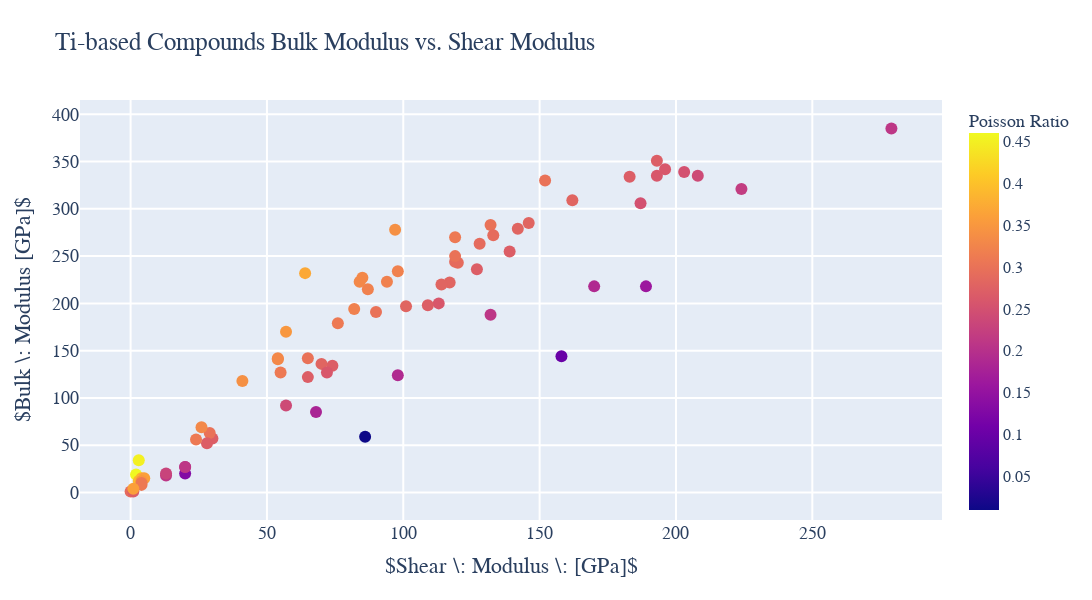

Here is the notebook cell this chart was saved with:
### Markdown cell above
### 3.3.2 Plot material properties from dataframe using 3rd property as color key

### Code cell
import plotly
import plotly.graph_objs as go
from plotly.offline import iplot
layout_IPF_shear_modulus = go.Layout(title= "Ti-based Compounds Bulk Modulus vs. Shear Modulus", hovermode= 'closest',
                   font = dict(family='Times New Roman',size=18),
                   xaxis= dict(title= '$Shear \: Modulus \: [GPa]$',zeroline= False, gridwidth= 2),
                   yaxis= dict(title= '$Bulk \: Modulus [GPa]$',zeroline= False, gridwidth= 2),
                   height = 600,
                   width = 1200,
     showlegend= False              
)

#Scatter plot of collected data. Use df_oxide_all dataframe. df_oxide_all.Density will pull density column. Could change Density or IPF to Molar Volume or simply volume if you wanted.
trace_all_shear = go.Scatter(x = abs(df_oxide.G_VRH), y = df_oxide.K_VRH, mode = 'markers', text = df_oxide.Formula,
                            marker=dict(size=12, color=(df_oxide['poisson_ratio']),
                                colorbar = dict(title={ 'text': "Poisson Ratio", 
                                                     'font': {'family':'Georgia', 'size': 18}} , 
                                              tickfont={'family':'Georgia', 'size': 16 })))#, name = 'All Queries'))

                             
data_IPF_shear = [trace_all_shear]
fig_IPF_shear = go.Figure(data_IPF_shear, layout=layout_IPF_shear_modulus)
iplot(fig_IPF_shear)

### Figure 1 — Plotly figure (JSON) as saved in the notebook; plotly's stock layout.template omitted (floating-point values rounded to 4 significant figures)
{"data": [{"marker": {"color": [0.46, 0.21, 0.27, 0.3, 0.24, 0.19, 0.21, 0.27, 0.32, 0.16, 0.13, 0.01, 0.21, 0.3, 0.31, 0.28, 0.28, 0.2, 0.23, 0.29, 0.28, 0.38, 0.19, 0.27, 0.27, 0.32, 0.3, 0.32, 0.1, 0.22, 0.32, 0.26, 0.37, 0.28, 0.29, 0.28, 0.27, 0.21, 0.27, 0.28, 0.33, 0.31, 0.25, 0.25, 0.36, 0.31, 0.18, 0.39, 0.45, 0.35, 0.24, 0.33, 0.33, 0.29, 0.27, 0.29, 0.29, 0.34, 0.26, 0.3, 0.33, 0.34, 0.33, 0.26, 0.27, 0.31, 0.36, 0.31, 0.28, 0.3, 0.3, 0.35, 0.26, 0.27, 0.31, 0.27], "colorbar": {"tickfont": {"family": "Georgia", "size": 16}, "title": {"font": {"family": "Georgia", "size": 18}, "text": "Poisson Ratio"}}, "size": 12}, "mode": "markers", "text": ["WS2", "WSe2", "Sr3WN3", "BW2", "Al12W", "Be2W", "P2W", "As3W2", "HfW2", "Si2W", "WSe2", "WO3", "WC", "SrWO4", "MnWO4", "WO3", "Co3W", "WS2", "Te2W", "WCl6", "PW", "Rb2WBr6", "Al5W", "IrW", "Ir3W", "Ni4W", "Rh3W", "WO3", "Be12W", "B2W", "ZrW2", "BW", "AlFe2W", "Ru3W", "TiTc2W", "Mn2GaW", "TaW3", "WS2", "Na2WO4", "MgWO4", "ZnWO4", "BaWO4", "Mn(BW)2", "Co(BW)3", "Tl2WCl6", "Cs2WCl6", "Li6WN4", "Cs2WBr6", "K3WF6", "K2WCl6", "Co(BW)2", "LiRu2W", "ScTc2W", "Ta2OsW", "Mn2AlW", "TiMn2W", "HfTc2W", "SiTc2W", "Nb2RuW", "Y6WO12", "Li2WO4", "CdWO4", "FeWO4", "CoBW", "WSCl4", "Rb2WCl6", "W2NCl8", "BeRu2W", "TiRe2W", "Ta2TcW", "Ti2IrW", "LaWN3", "Sr2MgWO6", "ZrTc2W", "Sr2MgWO6", "Ba2NiWO6"], "type": "scatter", "x": [2, 13, 30, 152, 57, 170, 132, 74, 94, 189, 20, 86, 279, 29, 55, 101, 142, 20, 13, 0, 117, 4, 98, 183, 193, 98, 132, 82, 158, 224, 87, 196, 64, 162, 128, 114, 139, 20, 28, 70, 54, 24, 187, 203, 5, 4, 68, 3, 3, 4, 208, 85, 84, 133, 127, 120, 119, 97, 113, 65, 26, 41, 54, 193, 1, 4, 1, 119, 146, 119, 90, 57, 72, 109, 76, 65], "y": [19, 18, 57, 330, 92, 218, 188, 134, 223, 218, 20, 59, 385, 63, 127, 197, 279, 27, 20, 1, 222, 15, 124, 334, 351, 234, 283, 194, 144, 321, 215, 342, 232, 309, 263, 220, 255, 27, 52, 136, 142, 56, 306, 339, 15, 8, 85, 12, 34, 12, 335, 227, 223, 272, 236, 243, 244, 278, 200, 142, 69, 118, 141, 335, 1, 10, 4, 270, 285, 250, 191, 170, 127, 198, 179, 122]}], "layout": {"font": {"family": "Times New Roman", "size": 18}, "height": 600, "hovermode": "closest", "showlegend": false, "title": {"text": "Ti-based Compounds Bulk Modulus vs. Shear Modulus"}, "width": 1200, "xaxis": {"gridwidth": 2, "title": {"text": "$Shear \\: Modulus \\: [GPa]$"}, "zeroline": false}, "yaxis": {"gridwidth": 2, "title": {"text": "$Bulk \\: Modulus [GPa]$"}, "zeroline": false}}}
